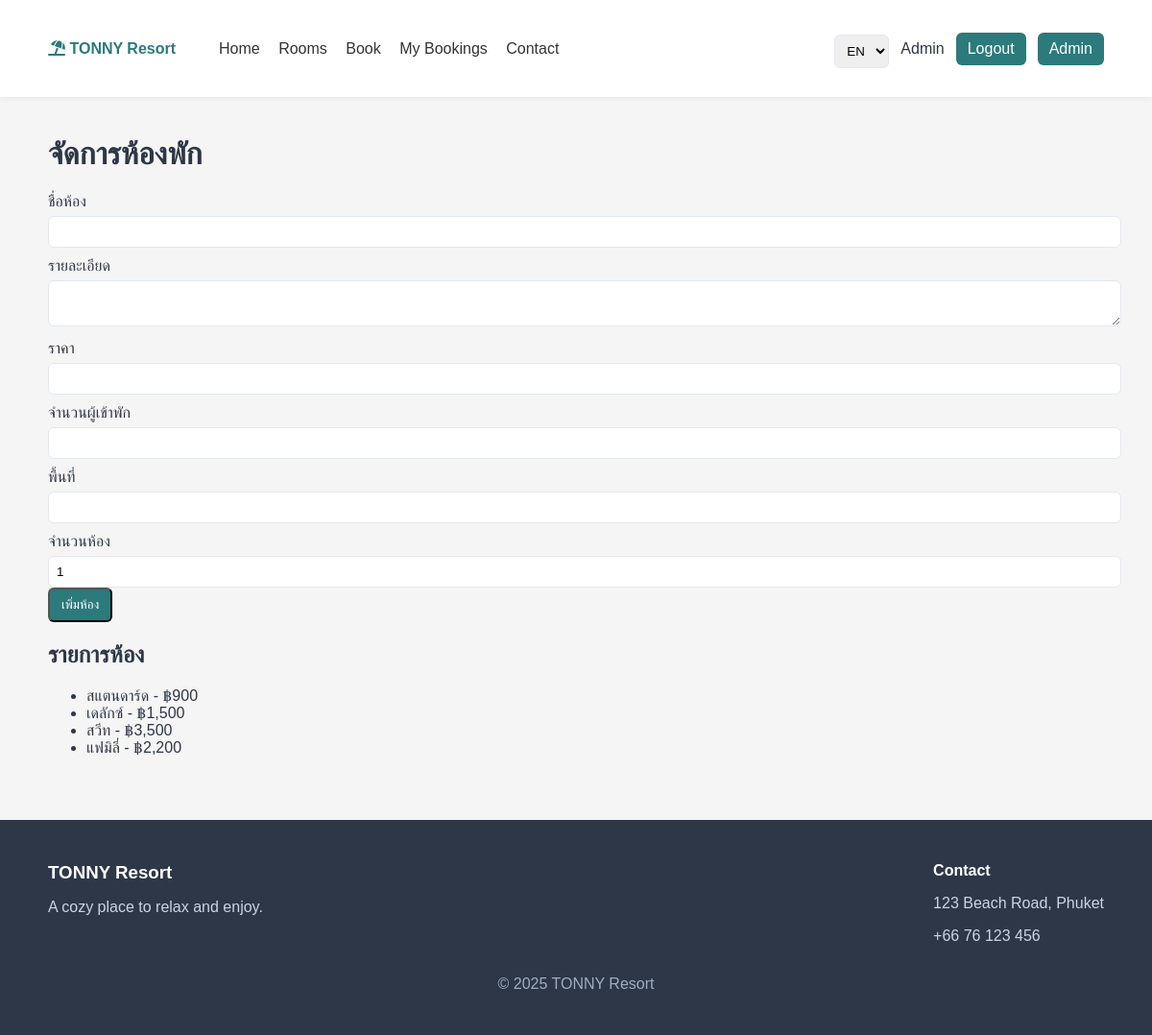
/admin/rooms.php (signed in), run on the app's committed database.
### tables this page shows
CREATE TABLE users (
  id INT AUTO_INCREMENT PRIMARY KEY,
  name VARCHAR(150) NOT NULL,
  email VARCHAR(150) NOT NULL UNIQUE,
  password VARCHAR(255) NOT NULL,
  role ENUM('user','admin') NOT NULL DEFAULT 'user',
  created_at TIMESTAMP DEFAULT CURRENT_TIMESTAMP
);

CREATE TABLE rooms (
  id INT AUTO_INCREMENT PRIMARY KEY,
  title VARCHAR(150) NOT NULL,
  description TEXT,
  price DECIMAL(10,2) NOT NULL DEFAULT 0,
  capacity INT NOT NULL DEFAULT 2,
  area VARCHAR(50),
  quantity INT NOT NULL DEFAULT 1,
  created_at TIMESTAMP DEFAULT CURRENT_TIMESTAMP
);

### includes/functions.php (called while the page is built, shortened)
<?php
require_once __DIR__ . '/db.php';
$langFile = __DIR__ . '/../lang/' . ($_SESSION['lang'] ?? 'en') . '.php';
$lang = [];
if(file_exists($langFile)) {
    $lang = include $langFile;
}
function __($key, $default = '') {
    global $lang;
    if(isset($lang[$key])) return $lang[$key];
    return $default ?: $key;
}
function is_logged_in() {
    return isset($_SESSION['user_id']);
}
function is_admin() {
    return (isset($_SESSION['role']) && $_SESSION['role'] === 'admin');
}
function current_user() {
    global $pdo;
    $stmt = $pdo->prepare('SELECT id,name,email,role FROM users WHERE id = ?');
    $stmt->execute([$_SESSION['user_id']]);
    return $stmt->fetch();
}
?>

### lang/en.php (called while the page is built)
<?php
return [
    'site_name' => 'TONNY Resort',
    'home' => 'Home',
    'rooms' => 'Rooms',
    'booking' => 'Book',
    'my_bookings' => 'My Bookings',
    'contact' => 'Contact',
    'login' => 'Login',
    'register' => 'Register',
    'logout' => 'Logout',
    'admin' => 'Admin',
    'welcome' => 'Welcome to TONNY Resort',
    'select_room' => 'Choose your room',
    'book_now' => 'Book Now',
    'price' => 'Price',
    'capacity' => 'Capacity',
    'quantity' => 'Quantity',
    'checkin' => 'Check-in Date',
    'checkout' => 'Check-out Date',
    'guests' => 'Guests',
    'name' => 'Full Name',
    'email' => 'Email',
    'phone' => 'Phone',
    'promo' => 'Promo Code (optional)',
    'special_requests' => 'Special Requests',
    'submit_booking' => 'Submit Booking',
    'admin_dashboard' => 'Admin Dashboard',
    'manage_rooms' => 'Manage Rooms',
    'manage_bookings' => 'Manage Bookings',
    'manage_users' => 'Manage Users',
    'payments' => 'Payments',
    'upload_slip' => 'Upload Payment Slip',
    'pay_via_qr' => 'Pay via QR (PromptPay)',
    'upload_images' => 'Upload Images',
    'drag_drop_info' => 'Drag & drop images here or click to select',
    'booking_success' => 'Booking submitted successfully. We will contact you shortly.',
    'login_success' => 'Logged in successfully.',
    'invalid_login' => 'Invalid email or password.',
    'register_success' => 'Registration successful. Please login.',
    'date_error' => 'Checkout date must be after check-in date.',
    'room_unavailable' => 'Room not available for selected dates.',
    'action_confirm' => 'Confirm',
    'action_cancel' => 'Cancel',
    'paid' => 'Paid',
    'pending' => 'Pending',
    'confirmed' => 'Confirmed',
    'completed' => 'Completed',
    'cancelled' => 'Cancelled'
];

### admin/rooms.php (the view, shortened to what this page needs)
<?php require_once __DIR__ . '/../includes/functions.php';
require __DIR__ . '/../includes/header.php';
$rooms = $pdo->query('SELECT * FROM rooms')->fetchAll();
?>
<h1>จัดการห้องพัก</h1>
<form method="post">
    <label>ชื่อห้อง</label><input name="title" required>
    <label>รายละเอียด</label><textarea name="description"></textarea>
    <label>ราคา</label><input name="price" type="number" step="0.01" required>
    <label>จำนวนผู้เข้าพัก</label><input name="capacity" type="number" required>
    <label>พื้นที่</label><input name="area">
    <label>จำนวนห้อง</label><input name="quantity" type="number" value="1" required>
    <button class="btn" type="submit">เพิ่มห้อง</button>
</form>
<h2>รายการห้อง</h2>
<ul><?php foreach($rooms as $r): ?><li><?=htmlspecialchars($r['title'])?> - ฿<?=number_format($r['price'],0)?></li><?php endforeach; ?></ul>
<?php require __DIR__ . '/../includes/footer.php'; ?>

### includes/header.php (shortened to what this page needs)
<?php require_once __DIR__ . '/functions.php'; ?>
<!doctype html>
<html lang="<?php echo htmlspecialchars($_SESSION['lang'] ?? 'en'); ?>">
<head>
    <link rel="stylesheet" href="assets/css/style.css">
    <link rel="stylesheet" href="https://cdnjs.cloudflare.com/ajax/libs/font-awesome/6.4.0/css/all.min.css">
</head>
<body>
<header class="site-header">
    <div class="container" style="display:flex;align-items:center;justify-content:space-between">
        <div style="display:flex;align-items:center;gap:12px">
            <a href="/booking_resort/" class="logo"><i class="fas fa-umbrella-beach"></i> <?php echo htmlspecialchars(__('site_name')); ?></a>
            <nav class="nav" style="margin-left:18px">
                <a href="/booking_resort/"><?php echo __('home'); ?></a>
                <a href="rooms.php"><?php echo __('rooms'); ?></a>
                <a href="booking.php"><?php echo __('booking'); ?></a>
                <a href="mybookings.php"><?php echo __('my_bookings'); ?></a>
                <a href="contact.php"><?php echo __('contact'); ?></a>
            </nav>
        </div>
        <div style="display:flex;align-items:center;gap:12px">
            <form method="get" style="margin:0">
                <select name="lang" onchange="this.form.submit()">
                    <option value="en" <?php if(($_SESSION['lang']??'en')==='en') echo 'selected'; ?>>EN</option>
                </select>
            </form>
            <?php if(is_logged_in()): ?>
                <span><?php echo htmlspecialchars(current_user()['name']); ?></span>
                <a href="logout.php" class="btn"><?php echo __('logout'); ?></a>
                <?php if(is_admin()): ?><a href="admin/dashboard.php" class="btn"><?php echo __('admin'); ?></a><?php endif; ?>
            <?php else: ?>
                <a href="login.php" class="btn"><?php echo __('login'); ?></a>
                <a href="register.php" class="btn"><?php echo __('register'); ?></a>
            <?php endif; ?>
        </div>
    </div>
</header>
<main class="container">

### assets/css/style.css (style rules this page uses)
:root { --primary:#2c7a7b;--dark:#2d3748; }
body { font-family:Arial,Helvetica,sans-serif;background:#f5f5f5;color:var(--dark);margin:0 }
.container { max-width:1100px;margin:0 auto;padding:20px }
header.site-header { background:#fff;padding:10px 0;box-shadow:0 2px 6px rgba(0,0,0,0.05) }
.logo { font-weight:700;color:var(--primary);text-decoration:none }
.nav a { margin-left:15px;text-decoration:none;color:#333 }
.btn { display:inline-block;padding:8px 12px;background:var(--primary);color:#fff;border-radius:6px;text-decoration:none }
form label { display:block;margin-top:10px }
input,select,textarea { width:100%;padding:8px;margin-top:6px;border:1px solid #e2e8f0;border-radius:6px }

### data on the page
users: name "Admin"
rooms: title "สแตนดาร์ด", price "900"
rooms: title "เดลักซ์", price "1,500"
rooms: title "สวีท", price "3,500"
rooms: title "แฟมิลี่", price "2,200"

### other printed values
__('site_name') "TONNY Resort"
__('home') "Home"
__('rooms') "Rooms"
__('booking') "Book"
__('my_bookings') "My Bookings"
__('contact') "Contact"
__('logout') "Logout"
__('admin') "Admin"
